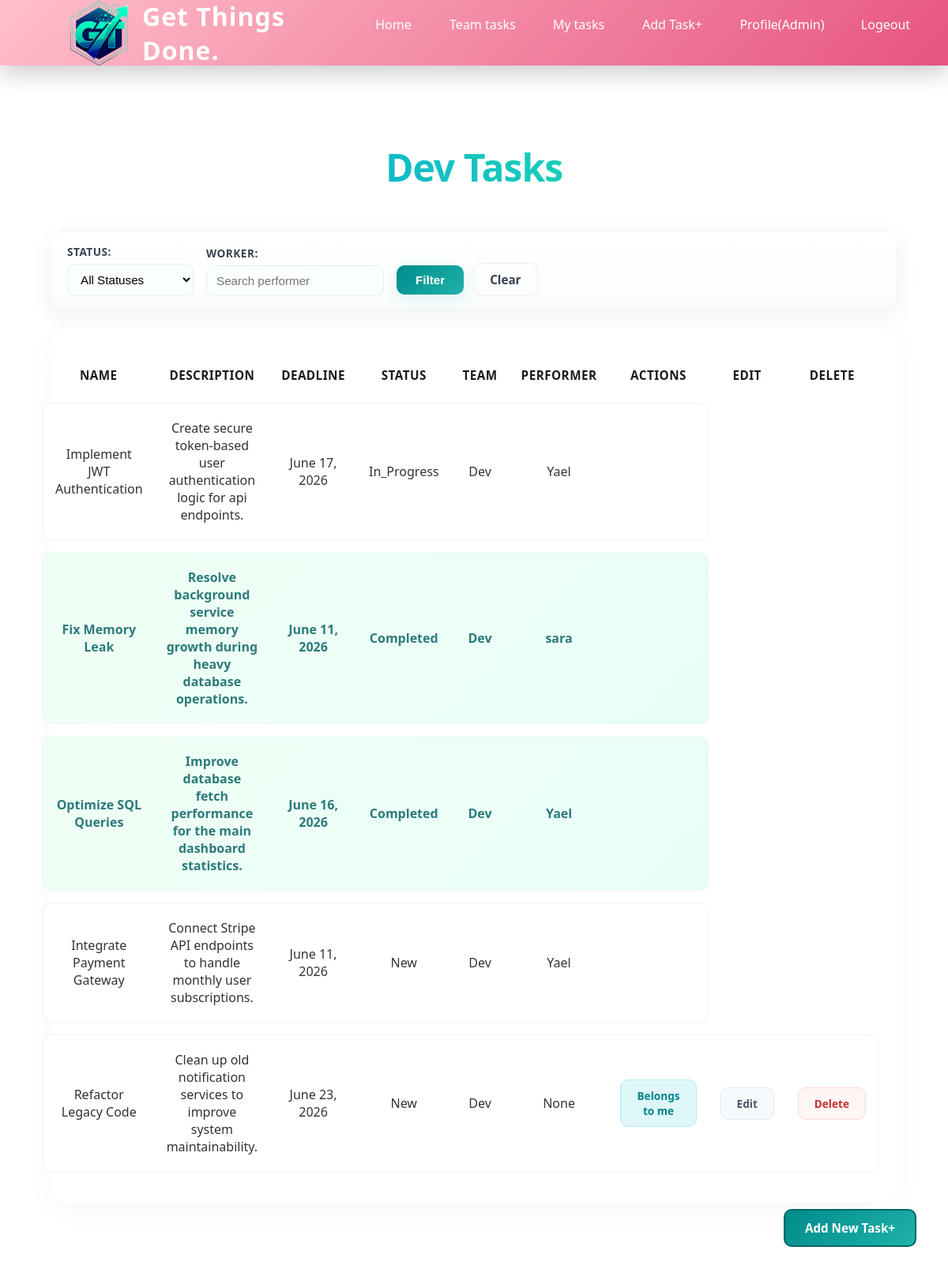
/allTask/ (signed in), run on the app's committed database.
### DjangoApp/models.py (models this page shows, shortened)
class UserProfile(models.Model):
    user = models.OneToOneField(User, on_delete=models.CASCADE)
    ROLE_CHOICES = [
        ('Manager', 'מנהל'),
        ('Employee', 'עובד'),
    ]
    role = models.CharField(max_length=10, choices=ROLE_CHOICES, default='Employee')
    team = models.ForeignKey(Team, on_delete=models.SET_NULL, null=True, blank=True)

class Team(models.Model):
    name = models.CharField(max_length=100, unique=True)
    def __str__(self):
        return self.name

class Task(models.Model):
    id = models.AutoField(primary_key=True)
    name = models.CharField(max_length=50)
    desc = models.TextField(max_length=1000)
    destDate = models.DateField()
    STATUS_CHOICES = [
        ('New', 'New'),
        ('In_Progress', 'In Progress'),
        ('Done', 'Done'),
    ]
    status = models.CharField(max_length=20, choices=STATUS_CHOICES, default='New')
    performer = models.ForeignKey(User, on_delete=models.CASCADE, null=True, blank=True)
    team = models.ForeignKey(Team, on_delete=models.CASCADE)

### DjangoApp/views.py (the view)
# urls.py: path('allTask/', views.allTask, name='allTask'),
@login_required
def allTask(request):
    user_profile = request.user.userprofile
    tasks = Task.objects.filter(team=user_profile.team)
    status_filter = request.GET.get('status', '')
    performer_filter = request.GET.get('performer', '')
    if status_filter:
        tasks = tasks.filter(status=status_filter)
    if performer_filter:
        tasks = tasks.filter(performer__username__icontains=performer_filter)
    all_statuses = Task.objects.filter(team=user_profile.team).values_list('status', flat=True).distinct()
    all_performers = Task.objects.filter(team=user_profile.team).values_list('performer__username', flat=True).distinct()
    return render(request, 'task/task_list.html', {
        'tasks': tasks,
        'statuses': all_statuses,
        'performers': sorted([p for p in all_performers if p]),
        'selected_status': status_filter,
        'selected_performer': performer_filter
    })

### DjangoApp/templates/task/task_list.html (shortened to what this page needs)
{% extends 'djApp/base.html' %}
{% load static %}
{% block extra_css %}
<link rel="stylesheet" href="{% static 'css/allTask.css' %}">
{% endblock %}
{% block content %}
<div class="content">
    <h1>{{ user.userprofile.team.name }} Tasks</h1>
    <div class="filter-container">
        <form method="get" class="filter-form-row">
            <div class="filter-group-row">
                <label for="status">Status:</label>
                <select id="status" name="status" class="filter-select">
                    <option value="">All Statuses</option>
                </select>
            </div>
            <div class="filter-group-row">
                <label for="performer">Worker:</label>
                <input type="text" id="performer" name="performer" class="filter-input" placeholder="Search performer" value="{{ selected_performer }}">
            </div>
            <div class="filter-buttons-row">
                <button type="submit" class="btn-filter">Filter</button>
                <a href="{% url 'allTask' %}" class="btn-clear">Clear</a>
            </div>
        </form>
    </div>
    <section class="task-container">
        <table>
    <thead>
    <tr>
        <th>Name</th>
        <th>Description</th>
        <th>Deadline</th>
        <th>Status</th>
        <th>Team</th>
        <th>Performer</th>
        {% if not task.performer %}
        <th>Actions</th>
        {% elif task.performer == user %}
        <th>Actions</th>
        {% endif %}
        {% if user.userprofile.role == 'Manager' %}
        <th>Edit</th>
        <th>Delete</th>
        {% endif %}
    </tr>
    </thead>
    <tbody>
    {% for task in tasks %}
    <tr class="{% if task.status == 'Completed' %}task-completed{% endif %}">
        <td>{{ task.name }}</td>
        <td>{{ task.desc }}</td>
        <td>{{ task.destDate }}</td>
        <td>{{ task.status }}</td>
        <td>{{ task.team }}</td>
        <td>{{ task.performer }}</td>
        <td>
            {% if not task.performer %}
            <a href="{% url 'assign_task' task.id %}" class="btn-assign">Belongs to me</a>
            {% elif task.performer == user  and  task.status != 'Completed' %}
            <a href="{% url 'update_status' task.id %}" class="btn-status">Udate Status</a>
            {% endif %}
        </td>
        {% if user.userprofile.role == 'Manager' and not task.performer %}
        <td><a href="{% url 'update_task' task.id %}" class="btn-edit">Edit</a></td>
        <td><a href="{% url 'delete_task' task.id %}" class="btn-delete">Delete</a></td>
        {% endif %}
    </tr>
    {% endfor %}
    </tbody>
</table>
{% if user.userprofile.role == 'Manager' %}
<a href="{% url 'create_task' %}" class="btn-add">+Add New Task</a>
{% endif %}
    </section>
{% endblock %}

### DjangoApp/templates/djApp/base.html (shortened to what this page needs)
<!DOCTYPE html>
{% load static %}
<html lang="he" dir="rtl">
<head>
    <link rel="stylesheet" href="{% static 'css/navs.css' %}">
    <link rel="stylesheet" href="{% static 'css/forms.css' %}">
    {% block extra_css %}{% endblock %}
</head>
<body>
<nav class="navbar">
    <div class="nav-container">
       <a href="{% url 'home' %}" class="nav-logo">
        <img src="{% static 'images/lls.png' %}" alt="Get Things Done Logo" class="imgLogo" width="90">
        <span>Get Things Done.</span>
    </a>
        <ul class="nav-links">
            <li><a href="{% url 'home' %}">Home</a></li>
            {% if user.is_authenticated %}
            <li><a href="{% url 'allTask' %}">Team tasks</a></li>
            <li><a href="{% url 'myTasks' %}">My tasks </a></li>
            {% if user.userprofile.role == 'Manager' %}
            <li><a href="{% url 'create_task' %}">Add Task+</a></li>
            {% endif %}
            <li><a href="{% url 'profile' %}"> Profile({{ user.username }})</a></li>
            <li><a href="{% url 'logout' %}">Logeout</a></li>
            {% else %}
            <li><a href="{% url 'login' %}">Login</a></li>
            <li><a href="{% url 'register' %}">Register</a></li>
            {% endif %}
        </ul>
    </div>
</nav>
<div class="content">
    {% block content %}
    {% endblock %}
</div>
</body>
</html>

### DjangoApp/static/css/navs.css (style rules this page uses)
:root { --bg-main: linear-gradient(135deg, #ffc0cb 0%, #e75480 100%); --accent: #f5576c; --text: #ffffff; --glass: rgba(255, 255, 255, 0.15); --shadow: 0 10px 30px rgba(0, 0, 0, 0.2); }
* { margin: 0; padding: 0; box-sizing: border-box; }
body { font-family: 'Segoe UI', system-ui, sans-serif; }
.nav-container { direction: ltr; }
.nav-links { direction: ltr; }
.navbar { background: var(--bg-main); backdrop-filter: blur(12px); box-shadow: var(--shadow); position: sticky; top: 0; z-index: 1000; animation: slideDown 0.5s ease-out; }
.nav-container { max-width: 1200rem; margin: auto; padding: 0 2rem; height: 83px; display: flex; justify-content: space-between; align-items: center; }
.nav-logo { display: flex; align-items: center; gap: 10px; color: var(--text); font-size: 2rem; font-weight: 700; text-decoration: none; letter-spacing: 1px; margin-left: 3rem; }
.nav-links { list-style: none; display: flex; gap: 0.8rem; }
.nav-links a { color: var(--text); text-decoration: none; padding: 0.6rem 1.2rem; border-radius: 10px; position: relative; transition: all 0.25s ease; }
.nav-links a::after { content: ""; position: absolute; bottom: 6px; left: 50%; width: 0; height: 2px; background: #fff; transition: all 0.3s ease; }

### data on the page
Task: name "Implement JWT Authentication", desc "Create secure token-based user authentication logic for api endpoints.", destDate "June 17, 2026", status "In_Progress", team "Dev", performer "Yael"
Task: name "Fix Memory Leak", desc "Resolve background service memory growth during heavy database operations.", destDate "June 11, 2026", status "Completed", team "Dev", performer "sara"
Task: name "Optimize SQL Queries", desc "Improve database fetch performance for the main dashboard statistics.", destDate "June 16, 2026", status "Completed", team "Dev", performer "Yael"
Task: name "Integrate Payment Gateway", desc "Connect Stripe API endpoints to handle monthly user subscriptions.", destDate "June 11, 2026", status "New", team "Dev", performer "Yael"
Task: name "Refactor Legacy Code", desc "Clean up old notification services to improve system maintainability.", destDate "June 23, 2026", status "New", team "Dev", performer "None", shows "Belongs to me", shows "Edit"

### other printed values
{{ user.username }} "Admin"
{{ user.userprofile.team.name }} "Dev"
